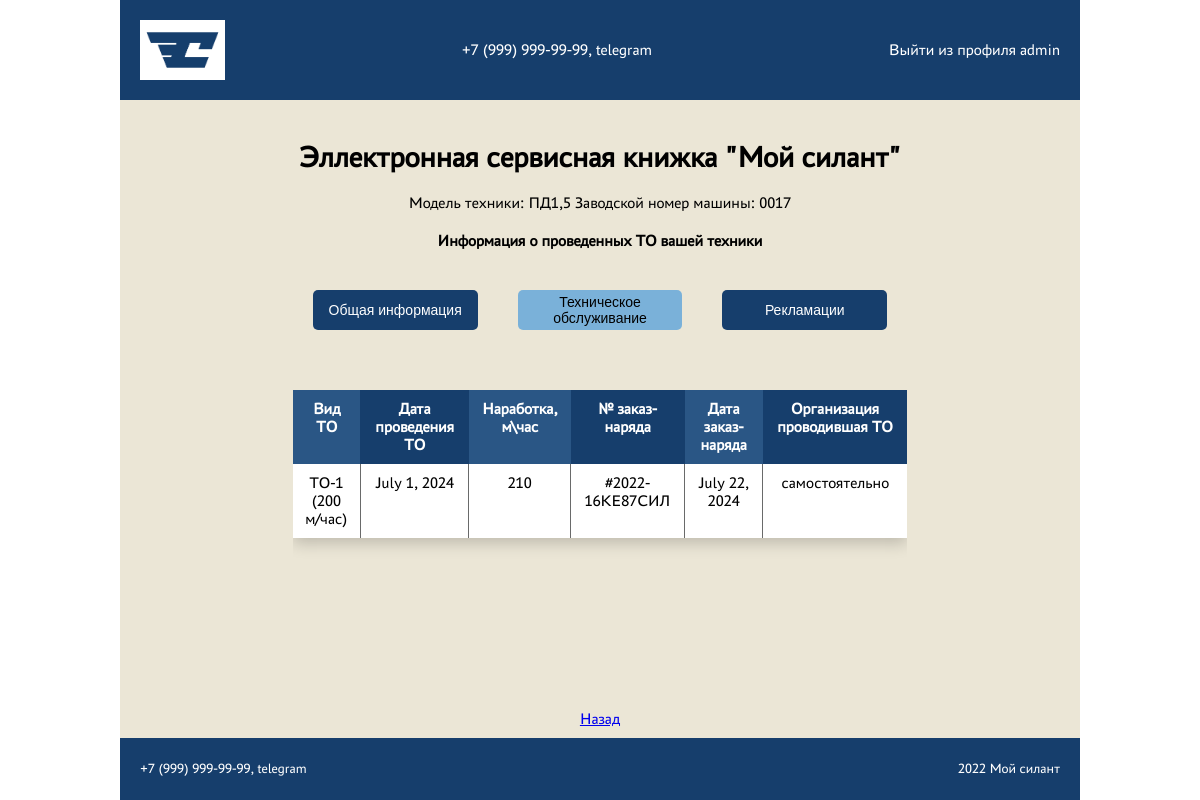
The app's page /machines/1/ (signed in), older data.
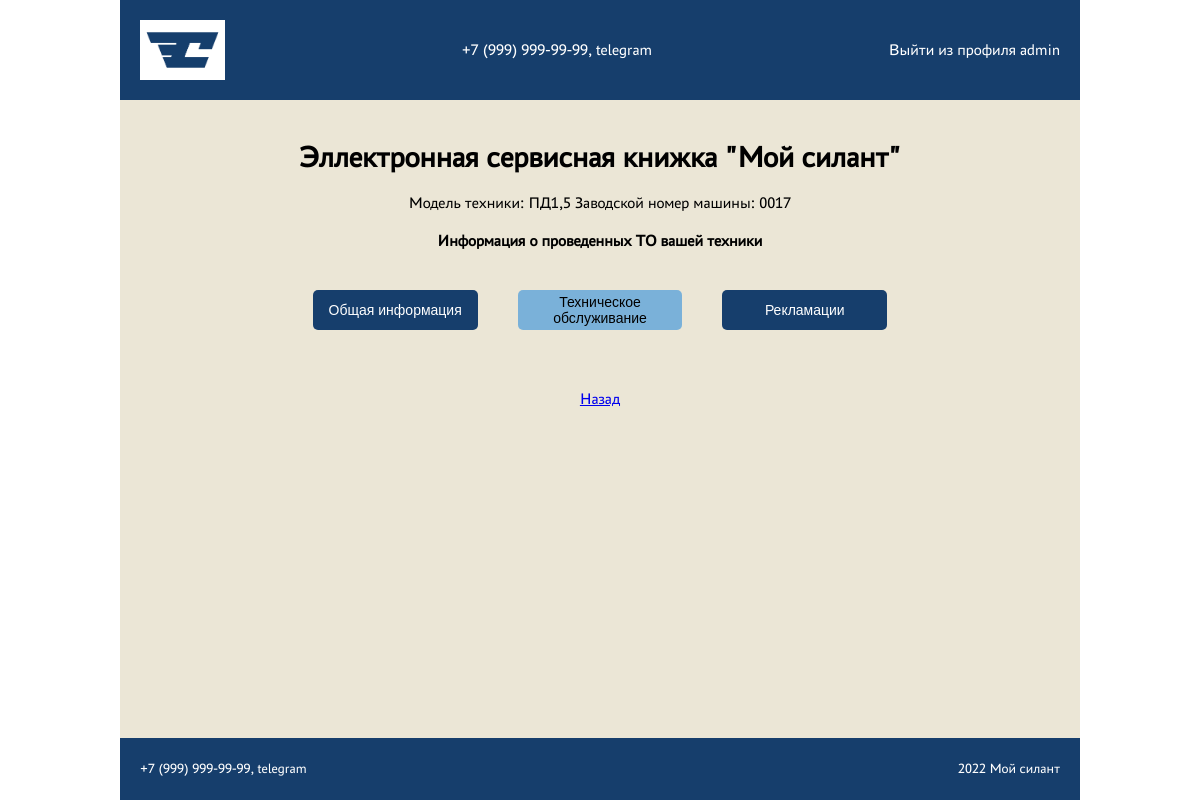
The same page, newer data.
### core/models.py (models this page shows, shortened)
class Maintenance(models.Model):
    maintenance_type = models.ForeignKey(MaintenanceType, on_delete=models.CASCADE, verbose_name='Вид ТО')
    maintenance_date = models.DateField(null=True, verbose_name='Дата проведения ТО')
    operating_time = models.IntegerField(verbose_name='Наработка, м/час')
    work_order_number = models.CharField(max_length=255, verbose_name='№ заказ-наряда')
    work_order_date = models.DateField(null=True, verbose_name='Дата заказ-наряда')
    the_organization_that_carried_out_the_maintenance = models.CharField(max_length=255, verbose_name='Организация, проводившая ТО')
    machine = models.ForeignKey(Machine, on_delete=models.CASCADE, verbose_name='Машина')
    service_company = models.ForeignKey(ServiceCompany, on_delete=models.CASCADE, verbose_name='Сервисная компания')

class BaseModel(models.Model):
    def __str__(self):
        return self.name
    class Meta:
        abstract = True

class MaintenanceType(BaseModel):
    name = models.CharField(max_length=255)
    description = models.CharField(max_length=255)

### core/views.py (the view)
# urls.py: path('machines/<int:machine_id>/', machine_detail, name='machine_detail'),
@login_required
@permission_required("core.view_machine", raise_exception=True)
@permission_required("core.view_maintenance", raise_exception=True)
def machine_detail(request, machine_id):
    try:
        machine = Machine.objects.get(id=machine_id)
    except Machine.DoesNotExist:
        return redirect("machine_list")
    maintenances = Maintenance.objects.filter(machine_id=machine_id)
    return render(
        request,
        "machine_detail.html",
        {"machine": machine, "maintenances": maintenances},
    )

### templates/machine_detail.html (shortened to what this page needs)
{% extends 'base.html' %}
{% block content %}
<main class="main">
    {% if machine %}
    <div class="user-info">
        <span>Модель техники: {{ machine.model_of_equipment }}</span>
        <span>Заводской номер машины: {{ machine.serial_number_of_machine }}</span>
    </div>
    <div class="result-wrapper">
        <h1>Информация о проведенных ТО вашей техники</h1>
        {% include 'tabs.html' with active_tab='maintenance' %}
        {% if maintenances %}
        <div class="adaptive-table-wrapper">
                <table class="adaptive-table">
                    <thead>
                        <tr>
                            <th>Вид ТО</th>
                            <th>Дата проведения ТО</th>
                            <th>Наработка, м\час</th>
                            <th>№ заказ-наряда</th>
                            <th>Дата заказ-наряда</th>
                            <th>Организация проводившая ТО</th>
                        </tr>
                    </thead>
                    <tbody>
                        {% for maintenance in maintenances %}
                        <tr>
                            <td>{{ maintenance.maintenance_type }}</a></td>
                            <td>{{ maintenance.maintenance_date }}</td>
                            <td>{{ maintenance.operating_time }}</td>
                            <td>{{ maintenance.work_order_number }}</td>
                            <td>{{ maintenance.work_order_date }}</td>
                            <td>{{ maintenance.the_organization_that_carried_out_the_maintenance }}</td>
                        </tr>
                        {% endfor %}
                    </tbody>
                </table>
            {% endif %}
        </div>
    </div>
    {% else %}
    <div class="result-wrapper">
        <span>Данной машины нет в базе</span>
    </div>
    {% endif %}
    <a href="{% url 'machine_list' %}">Назад</a>
</main>
{% endblock content %}

Row changes from the older to the newer data that the page shows:
removed Maintenance: maintenance_type "ТО-1 (200 м/час)", maintenance_date "July 1, 2024", operating_time "210", work_order_number "#2022-16КЕ87СИЛ", work_order_date "July 22, 2024", the_organization_that_carried_out_the_maintenance "самостоятельно"
Text that changed along with them:
text no longer shown: "Вид ТО Дата проведения ТО Наработка, м\\час № заказ-наряда Дата заказ-наряда Организация проводившая ТО"
